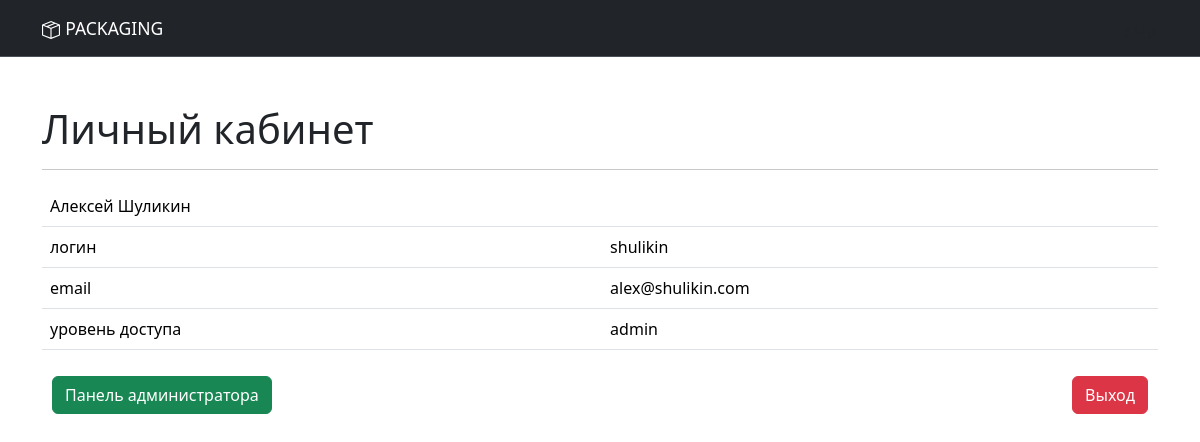
Screenshot of /users/personal_account/1/ with the database file from the repository.
### users/models.py (models this page shows, shortened)
class User(AbstractUser):
    OPTION_ONE = 'admin'
    OPTION_TWO = 'manager'
    OPTION_THREE = 'worker'
    OPTIONS = [
        (OPTION_ONE, 'Администратор'),
        (OPTION_TWO, 'Менеджер'),
        (OPTION_THREE, 'Работник'),
    ]
    position = models.CharField(
        'Статус',
        max_length=10,
        choices=OPTIONS,
        default=OPTION_ONE
    )
    first_name = models.CharField(
        'Имя',
        max_length=50
    )
    last_name = models.CharField(
        'Фамилия',
        max_length=50
    )
    avatar = models.ImageField(
        'Аватар',
        upload_to='user/',
        blank=True, null=True
    )
    phone_number = models.CharField(
        'Телефон',
        max_length=15,
        blank=True,
        null=True
    )
    address = models.TextField(
        'Адрес',
        blank=True,
        null=True
    )
    email = models.EmailField(unique=True)
    created_at = models.DateTimeField("Дата создания", auto_now_add=True)
    updated_at = models.DateTimeField("Дата обновления", auto_now=True)
    class Meta:
        verbose_name = 'сотрудника'
        verbose_name_plural = 'Сотрудники'

### users/views.py (the view)
def personal_account_user(request, user_id):
    account_user = get_object_or_404(User, pk=user_id)
    context = {
        'button_class': 'btn btn-success',
        'account_user': account_user,
    }
    return render(request, 'users/personal_account.html', context)

### templates/users/personal_account.html (shortened to what this page needs)
{% extends "base.html" %}
{% load bootstrap_icons %}
{% block content %}
<main>
  <div class="container py-5">
    <h5 class="display-6">Личный кабинет</h5>
    <hr>
    <table class="table">
      <tr><td>{{ account_user.first_name }} {{ account_user.last_name }}</td><td></td></tr>
      <tr><td>логин</td><td>{{ account_user.username }}</td></tr>
      <tr><td>email</td><td>{{ account_user.email }}</td></tr>
      <tr><td>уровень доступа</td>
        <td>
          {{ account_user.position }}
        </td>
      </tr>
    </table>
    <div style="display: flex; justify-content: space-between; align-items: center; padding: 10px;">
      <a href="http://127.0.0.1:8000/admin/" class="btn btn-success">Панель администратора</a>
      <a href="{% url 'users:logout' %}" class="btn btn-danger">Выход</a>
    </div>
  </div>
</main>
{% endblock %}

### rows the page displays
User: first_name "Алексей", last_name "Шуликин", username "shulikin", email "alex@shulikin.com", position "admin"
